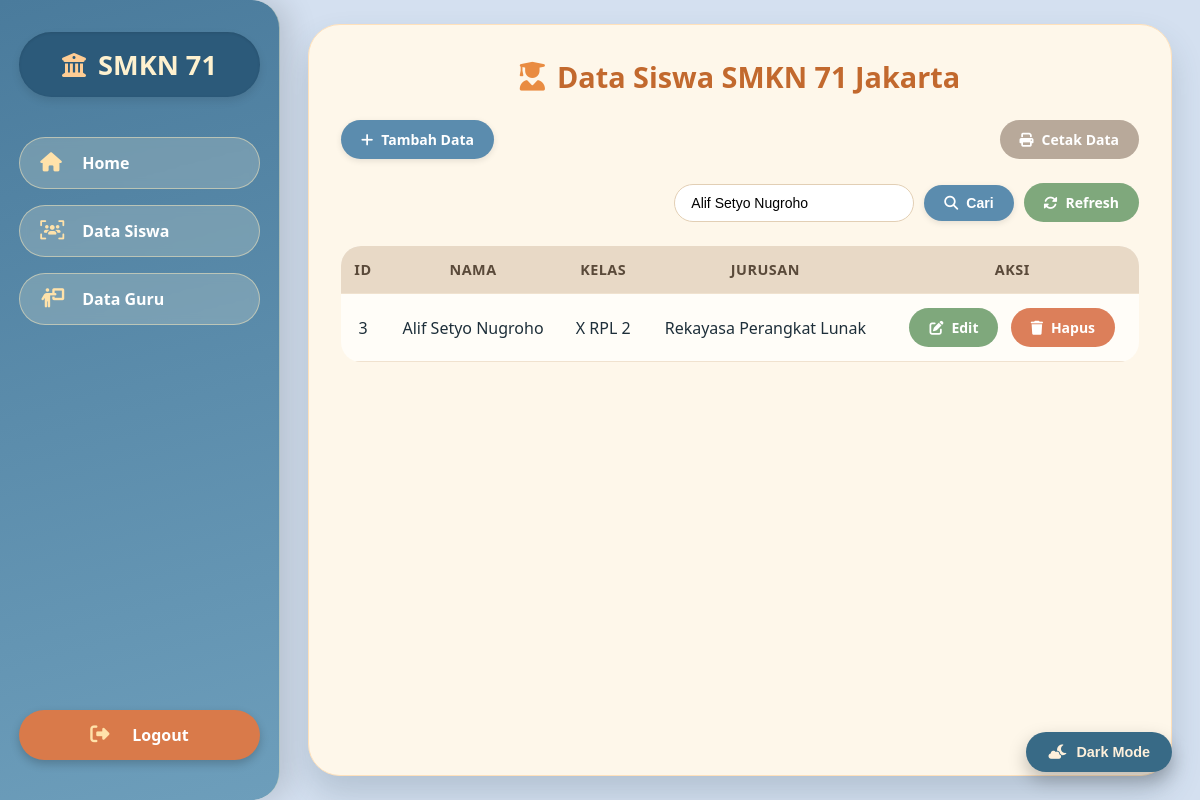
The app's page /data_siswa.php?cari=Alif Setyo Nugroho (signed in) with its own data.
### tables this page shows
CREATE TABLE `tbl_siswa` (
  `id` int(11) NOT NULL,
  `Nama` varchar(100) NOT NULL,
  `Kelas` varchar(20) NOT NULL,
  `Jurusan` varchar(50) NOT NULL
);

### data_siswa.php (the view, shortened to what this page needs)
<?php
include "koneksi.php";
?>
<!doctype html>
<html lang="en">
<head>
  <link rel="stylesheet" href="https://cdnjs.cloudflare.com/ajax/libs/font-awesome/6.5.0/css/all.min.css">
</head>
<body>
  <div class="wrapper">
    <div class="sidebar">
      <h3><i class="fas fa-building-columns"></i> SMKN 71</h3>
      <a href="home.php"><i class="fas fa-home"></i> Home</a>
      <a href="data_siswa.php"><i class="fas fa-users-viewfinder"></i> Data Siswa</a>
      <a href="data_guru.php"><i class="fas fa-person-chalkboard"></i> Data Guru</a>
      <a href="logout.php" onclick="return confirm('Apakah Anda yakin ingin logout?')"><i class="fas fa-right-from-bracket"></i> Logout</a>
    </div>
    <div class="container">
      <h2><i class="fas fa-user-graduate"></i> Data Siswa SMKN 71 Jakarta</h2>
      <div class="actions">
        <a href="tambah.php" class="btn btn-primary"><i class="fas fa-plus"></i> Tambah Data</a>
        <a href="cetak_siswa.php" class="btn btn-gray" target="_blank"><i class="fas fa-print"></i> Cetak Data</a>
      </div>
      <div class="search-bar">
        <form method="GET">
          <input type="text" name="cari" placeholder="Cari Nama, Kelas, Jurusan..."
                 value="<?php echo isset($_GET['cari']) ? htmlspecialchars($_GET['cari']) : ''; ?>">
          <button type="submit" class="btn btn-primary"><i class="fas fa-search"></i> Cari</button>
          <a href="data_siswa.php" class="btn btn-success"><i class="fas fa-sync-alt"></i> Refresh</a>
        </form>
      </div>
      <table>
        <thead>
          <tr>
            <th>ID</th>
            <th>Nama</th>
            <th>Kelas</th>
            <th>Jurusan</th>
            <th>Aksi</th>
          </tr>
        </thead>
        <tbody>
          <?php
          if (isset($_GET['cari']) && !empty($_GET['cari'])) {
            $cari = mysqli_real_escape_string($koneksi, $_GET['cari']);
            $query = "SELECT * FROM tbl_siswa
                      WHERE Nama LIKE '%$cari%'
                      OR Jurusan LIKE '%$cari%'
                      OR Kelas LIKE '%$cari%'";
          } else {
            $query = "SELECT * FROM tbl_siswa";
          }
          $result = mysqli_query($koneksi, $query);
          if ($result && mysqli_num_rows($result) > 0) {
            while ($row = mysqli_fetch_assoc($result)) {
              echo "<tr>
                      <td>{$row['id']}</td>
                      <td>{$row['Nama']}</td>
                      <td>{$row['Kelas']}</td>
                      <td>{$row['Jurusan']}</td>
                      <td>
                        <a href='edit.php?edit={$row['id']}' class='btn btn-success'><i class='fas fa-edit'></i> Edit</a>
                        <a href='delete.php?hapus={$row['id']}' class='btn btn-danger' onclick='return confirm(\"Yakin ingin menghapus?\")'><i class='fas fa-trash'></i> Hapus</a>
                      </td>
                    </tr>";
            }
          } else {
            echo "<tr><td colspan='5' style='text-align:center; padding:40px;'><i class='fas fa-database'></i> Tidak ada data Siswa.</td></tr>";
          }
          ?>
        </tbody>
      </table>
    </div>
  </div>
  <button id="toggleDarkMode"><i class="fas fa-cloud-moon"></i> Dark Mode</button>
</body>
</html>

### data_siswa.php (style rules this page uses)
* { margin: 0; padding: 0; box-sizing: border-box; }
body { font-family: 'Segoe UI', 'Poppins', system-ui, sans-serif; background: #d4e0f0; color: #1e2f3a; transition: all 0.3s ease; min-height: 100vh; }
.wrapper { display: flex; min-height: 100vh; }
.sidebar { width: 280px; background: linear-gradient(165deg, #4a7b9c, #6d9ebb); border-radius: 0 28px 28px 0; padding: 2rem 1.2rem; display: flex; flex-direction: column; box-shadow: 8px 0 30px rgba(0, 0, 0, 0.15); border-right: 1px solid rgba(255,245,210,0.5); }
.sidebar h3 { font-size: 1.7rem; font-weight: 800; text-align: center; margin-bottom: 2rem; color: #fef1cf; background: #2c5a7a; padding: 14px 8px; border-radius: 60px; display: flex; align-items: center; justify-content: center; gap: 12px; box-shadow: inset 0 1px 3px rgba(0,0,0,0.1), 0 4px 8px rgba(0,0,0,0.1); }
.sidebar h3 i { color: #ffcd94; font-size: 1.5rem; }
.sidebar a { display: flex; align-items: center; gap: 14px; padding: 14px 20px; margin: 8px 0; border-radius: 40px; text-decoration: none; font-weight: 700; color: #ffffff; background: rgba(255, 248, 225, 0.2); backdrop-filter: blur(4px); transition: all 0.25s ease; border: 1px solid rgba(255,235,190,0.5); }
.sidebar a i { width: 28px; font-size: 1.2rem; color: #ffe2aa; }
.sidebar a:last-child { margin-top: auto !important; margin-bottom: 0.5rem; background: #d97a4a !important; color: white !important; border: none !important; justify-content: center; font-weight: 800; box-shadow: 0 4px 10px rgba(0,0,0,0.2); }
.container { flex: 1; background: #fef7ea; margin: 24px 28px; padding: 2rem 2rem; border-radius: 32px; box-shadow: 0 18px 32px rgba(54, 78, 94, 0.2); border: 1px solid #ffe1bb; overflow-x: auto; position: relative; }
h2 { text-align: center; color: #c2692e; margin-bottom: 1.5rem; font-size: 1.8rem; font-weight: 800; display: flex; align-items: center; justify-content: center; gap: 12px; }
h2 i { color: #e98c42; font-size: 1.8rem; }
.actions { display: flex; justify-content: space-between; flex-wrap: wrap; gap: 12px; margin-bottom: 24px; }
.btn { padding: 10px 20px; border: none; border-radius: 40px; cursor: pointer; text-decoration: none; font-size: 14px; font-weight: 700; transition: all 0.2s ease; display: inline-flex; align-items: center; gap: 8px; }
.btn-primary { background-color: #5b8cae; color: white; box-shadow: 0 2px 6px rgba(0,0,0,0.1); }
.btn-danger { background-color: #dc7f5a; color: white; }
.btn-success { background-color: #7fa87c; color: white; }
.btn-gray { background-color: #b8a99a; color: white; }
.search-bar { display: flex; justify-content: flex-end; margin-bottom: 24px; }
.search-bar form { display: flex; gap: 10px; align-items: center; }
.search-bar input { padding: 10px 16px; border-radius: 40px; border: 1px solid #e2cfb5; width: 240px; font-size: 14px; background: white; transition: all 0.2s; }
table { width: 100%; border-collapse: collapse; margin-top: 10px; border-radius: 20px; overflow: hidden; }
th, td { padding: 14px 12px; text-align: center; border-bottom: 1px solid #f0e2cf; }
th { background-color: #e8d9c6; color: #5a4a3a; font-weight: 800; font-size: 0.9rem; text-transform: uppercase; letter-spacing: 0.5px; }
tr { background-color: #fffdf8; transition: background 0.2s; }
td a { margin: 0 4px; padding: 6px 12px; font-size: 12px; border-radius: 30px; }
#toggleDarkMode { position: fixed; bottom: 28px; right: 28px; background: #386a86; border: none; color: #fef0db; padding: 12px 22px; border-radius: 50px; font-weight: 800; cursor: pointer; z-index: 1000; backdrop-filter: blur(6px); box-shadow: 0 8px 18px rgba(0, 0, 0, 0.25); transition: all 0.2s; font-size: 0.9rem; display: flex; align-items: center; gap: 10px; }

### records on screen
tbl_siswa: id "3", Nama "Alif Setyo Nugroho", Kelas "X RPL 2", Jurusan "Rekayasa Perangkat Lunak"
